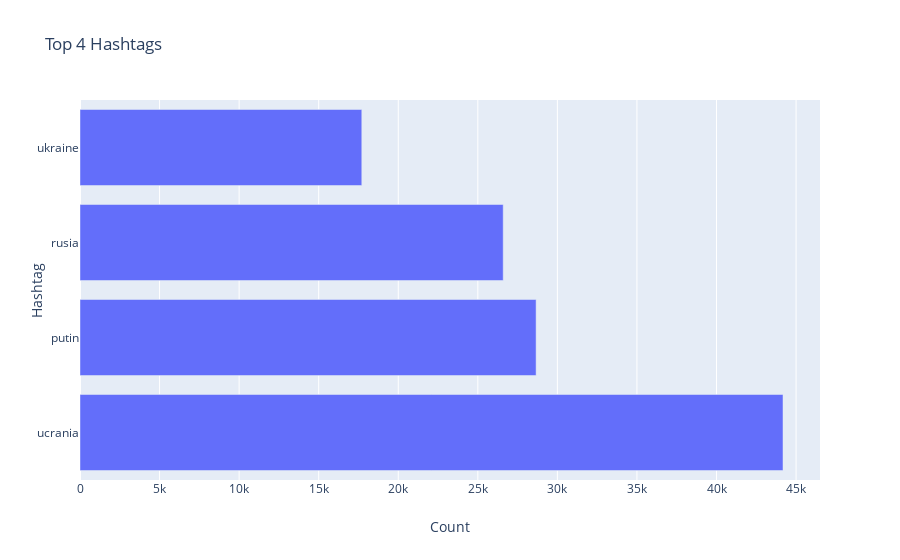

The code cell stored with this chart in its notebook:
### Markdown cell above
Observemos los hashtags que más se repiten

### Code cell
import plotly.graph_objects as go
from collections import Counter
import ast

# Use the apply method to convert the 'hashtags' column from string to a list of dictionaries
spanish_tweets_original['hashtags'] = spanish_tweets_original['hashtags'].apply(lambda x: ast.literal_eval(x))

# Define a function to count the occurrences of each hashtag
def count_hashtags(hashtags):
    hashtags_count = Counter()
    for ht in hashtags:
        hashtags_count[ht['text'].lower()] += 1
    return hashtags_count

# Count the occurrences of each hashtag
hashtags_count = spanish_tweets_original['hashtags'].apply(count_hashtags)
hashtags_count = sum(hashtags_count, Counter())

# Get the top 4 hashtags
top_hashtags = hashtags_count.most_common(4)

# Create a horizontal bar chart
fig = go.Figure(data=[go.Bar(x=[ht[1] for ht in top_hashtags], y=[ht[0] for ht in top_hashtags], orientation='h')])

# Add labels and title
fig.update_layout(title='Top 4 Hashtags', xaxis_title='Count', yaxis_title='Hashtag')

# Display the chart
fig.show()

### Figure 1 — Plotly figure (JSON) as saved in the notebook; plotly's stock layout.template omitted (floating-point values rounded to 4 significant figures)
{"data": [{"orientation": "h", "type": "bar", "x": [44178, 28662, 26595, 17708], "y": ["ucrania", "putin", "rusia", "ukraine"]}], "layout": {"title": {"text": "Top 4 Hashtags"}, "xaxis": {"title": {"text": "Count"}}, "yaxis": {"title": {"text": "Hashtag"}}}}
